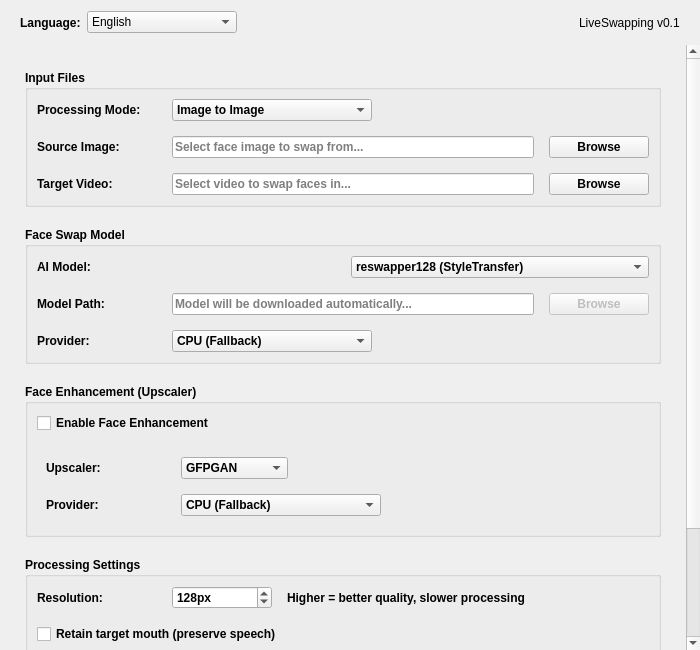
<?xml version="1.0" encoding="UTF-8"?>
<ui version="4.0">
 <class>VideoGUI</class>
 <widget class="QWidget" name="VideoGUI">
  <property name="geometry">
   <rect>
    <x>0</x>
    <y>0</y>
    <width>700</width>
    <height>650</height>
   </rect>
  </property>
  <property name="minimumSize">
   <size>
    <width>700</width>
    <height>650</height>
   </size>
  </property>
  <property name="windowTitle">
   <string>LiveSwapping - Video Processing</string>
  </property>
  <layout class="QVBoxLayout" name="mainLayout">
   <property name="spacing">
    <number>0</number>
   </property>
   <property name="leftMargin">
    <number>0</number>
   </property>
   <property name="topMargin">
    <number>0</number>
   </property>
   <property name="rightMargin">
    <number>0</number>
   </property>
   <property name="bottomMargin">
    <number>0</number>
   </property>
   <item>
    <!-- Language Bar -->
    <widget class="QFrame" name="languageFrame">
     <property name="minimumSize">
      <size>
       <width>0</width>
       <height>45</height>
      </size>
     </property>
     <property name="maximumSize">
      <size>
       <width>16777215</width>
       <height>45</height>
      </size>
     </property>
     <property name="frameShape">
      <enum>QFrame::NoFrame</enum>
     </property>
     <layout class="QHBoxLayout" name="languageLayout">
      <property name="leftMargin">
       <number>20</number>
      </property>
      <property name="topMargin">
       <number>10</number>
      </property>
      <property name="rightMargin">
       <number>20</number>
      </property>
      <property name="bottomMargin">
       <number>10</number>
      </property>
      <item>
       <widget class="QLabel" name="languageLabel">
        <property name="text">
         <string>Language:</string>
        </property>
        <property name="font">
         <font>
          <weight>75</weight>
          <bold>true</bold>
         </font>
        </property>
       </widget>
      </item>
      <item>
       <widget class="QComboBox" name="languageCombo">
        <property name="minimumSize">
         <size>
          <width>150</width>
          <height>0</height>
         </size>
        </property>
        <item>
         <property name="text">
          <string>English</string>
         </property>
        </item>
        <item>
         <property name="text">
          <string>Русский</string>
         </property>
        </item>
       </widget>
      </item>
      <item>
       <spacer name="horizontalSpacer">
        <property name="orientation">
         <enum>Qt::Horizontal</enum>
        </property>
        <property name="sizeHint" stdset="0">
         <size>
          <width>40</width>
          <height>20</height>
         </size>
        </property>
       </spacer>
      </item>
      <item>
       <widget class="QLabel" name="versionLabel">
        <property name="text">
         <string>LiveSwapping v0.1</string>
        </property>
        <property name="font">
         <font>
          <pointsize>9</pointsize>
         </font>
        </property>
       </widget>
      </item>
     </layout>
    </widget>
   </item>
   <item>
    <!-- Main Content -->
    <widget class="QScrollArea" name="scrollArea">
     <property name="frameShape">
      <enum>QFrame::NoFrame</enum>
     </property>
     <property name="widgetResizable">
      <bool>true</bool>
     </property>
     <widget class="QWidget" name="scrollAreaWidgetContents">
      <property name="geometry">
       <rect>
        <x>0</x>
        <y>0</y>
        <width>698</width>
        <height>771</height>
       </rect>
      </property>
      <layout class="QVBoxLayout" name="contentLayout">
       <property name="spacing">
        <number>20</number>
       </property>
       <property name="leftMargin">
        <number>25</number>
       </property>
       <property name="topMargin">
        <number>25</number>
       </property>
       <property name="rightMargin">
        <number>25</number>
       </property>
       <property name="bottomMargin">
        <number>25</number>
       </property>
       <item>
        <!-- Input Files Group -->
        <widget class="QGroupBox" name="filesGroup">
         <property name="title">
          <string>Input Files</string>
         </property>
         <property name="font">
          <font>
           <weight>75</weight>
           <bold>true</bold>
          </font>
         </property>
         <layout class="QVBoxLayout" name="filesLayout">
          <property name="spacing">
           <number>15</number>
          </property>
          <item>
           <!-- Processing Mode Selection -->
           <layout class="QHBoxLayout" name="modeLayout">
            <item>
             <widget class="QLabel" name="modeLabel">
              <property name="minimumSize">
               <size>
                <width>120</width>
                <height>0</height>
               </size>
              </property>
              <property name="text">
               <string>Processing Mode:</string>
              </property>
              <property name="font">
               <font>
                <weight>75</weight>
                <bold>true</bold>
               </font>
              </property>
             </widget>
            </item>
            <item>
             <widget class="QComboBox" name="modeCombo">
              <property name="minimumSize">
               <size>
                <width>200</width>
                <height>0</height>
               </size>
              </property>
              <item>
               <property name="text">
                <string>Image to Image</string>
               </property>
              </item>
              <item>
               <property name="text">
                <string>Image to Video</string>
               </property>
              </item>
             </widget>
            </item>
            <item>
             <spacer name="modeSpacer">
              <property name="orientation">
               <enum>Qt::Horizontal</enum>
              </property>
              <property name="sizeHint" stdset="0">
               <size>
                <width>40</width>
                <height>20</height>
               </size>
              </property>
             </spacer>
            </item>
           </layout>
          </item>
          <item>
           <layout class="QHBoxLayout" name="sourceLayout">
            <item>
             <widget class="QLabel" name="sourceLabel">
              <property name="minimumSize">
               <size>
                <width>120</width>
                <height>0</height>
               </size>
              </property>
              <property name="text">
               <string>Source Image:</string>
              </property>
              <property name="font">
               <font>
                <weight>75</weight>
                <bold>true</bold>
               </font>
              </property>
             </widget>
            </item>
            <item>
             <widget class="QLineEdit" name="sourceEdit">
              <property name="placeholderText">
               <string>Select face image to swap from...</string>
              </property>
             </widget>
            </item>
            <item>
             <widget class="QPushButton" name="sourceBrowseButton">
              <property name="minimumSize">
               <size>
                <width>100</width>
                <height>0</height>
               </size>
              </property>
              <property name="text">
               <string>Browse</string>
              </property>
             </widget>
            </item>
           </layout>
          </item>
          <item>
           <layout class="QHBoxLayout" name="targetLayout">
            <item>
             <widget class="QLabel" name="targetLabel">
              <property name="minimumSize">
               <size>
                <width>120</width>
                <height>0</height>
               </size>
              </property>
              <property name="text">
               <string>Target Video:</string>
              </property>
              <property name="font">
               <font>
                <weight>75</weight>
                <bold>true</bold>
               </font>
              </property>
             </widget>
            </item>
            <item>
             <widget class="QLineEdit" name="targetEdit">
              <property name="placeholderText">
               <string>Select video to swap faces in...</string>
              </property>
             </widget>
            </item>
            <item>
             <widget class="QPushButton" name="targetBrowseButton">
              <property name="minimumSize">
               <size>
                <width>100</width>
                <height>0</height>
               </size>
              </property>
              <property name="text">
               <string>Browse</string>
              </property>
             </widget>
            </item>
           </layout>
          </item>
         </layout>
        </widget>
       </item>
       <item>
        <!-- Face Swap Model Group -->
        <widget class="QGroupBox" name="faceSwapGroup">
         <property name="title">
          <string>Face Swap Model</string>
         </property>
         <property name="font">
          <font>
           <weight>75</weight>
           <bold>true</bold>
          </font>
         </property>
         <layout class="QVBoxLayout" name="faceSwapLayout">
          <property name="spacing">
           <number>15</number>
          </property>
          <item>
           <layout class="QHBoxLayout" name="modelSelectLayout">
            <item>
             <widget class="QLabel" name="modelLabel">
              <property name="minimumSize">
               <size>
                <width>120</width>
                <height>0</height>
               </size>
              </property>
              <property name="text">
               <string>AI Model:</string>
              </property>
              <property name="font">
               <font>
                <weight>75</weight>
                <bold>true</bold>
               </font>
              </property>
             </widget>
            </item>
            <item>
             <widget class="QComboBox" name="modelCombo">
              <item>
               <property name="text">
                <string>reswapper128 (StyleTransfer)</string>
               </property>
              </item>
              <item>
               <property name="text">
                <string>reswapper256 (StyleTransfer)</string>
               </property>
              </item>
              <item>
               <property name="text">
                <string>inswapper128 (InsightFace)</string>
               </property>
              </item>
              <item>
               <property name="text">
                <string>DFM Model (Custom)</string>
               </property>
              </item>
             </widget>
            </item>
           </layout>
          </item>
          <item>
           <layout class="QHBoxLayout" name="modelPathLayout">
            <item>
             <widget class="QLabel" name="modelPathLabel">
              <property name="minimumSize">
               <size>
                <width>120</width>
                <height>0</height>
               </size>
              </property>
              <property name="text">
               <string>Model Path:</string>
              </property>
              <property name="font">
               <font>
                <weight>75</weight>
                <bold>true</bold>
               </font>
              </property>
             </widget>
            </item>
            <item>
             <widget class="QLineEdit" name="modelPathEdit">
              <property name="readOnly">
               <bool>true</bool>
              </property>
              <property name="placeholderText">
               <string>Model will be downloaded automatically...</string>
              </property>
             </widget>
            </item>
            <item>
             <widget class="QPushButton" name="modelBrowseButton">
              <property name="minimumSize">
               <size>
                <width>100</width>
                <height>0</height>
               </size>
              </property>
              <property name="enabled">
               <bool>false</bool>
              </property>
              <property name="text">
               <string>Browse</string>
              </property>
             </widget>
            </item>
           </layout>
          </item>
          <item>
           <!-- Model Provider Layout -->
           <layout class="QHBoxLayout" name="modelProviderLayout">
            <item>
             <widget class="QLabel" name="modelProviderLabel">
              <property name="minimumSize">
               <size>
                <width>120</width>
                <height>0</height>
               </size>
              </property>
              <property name="text">
               <string>Provider:</string>
              </property>
              <property name="font">
               <font>
                <weight>75</weight>
                <bold>true</bold>
               </font>
              </property>
             </widget>
            </item>
            <item>
             <widget class="QComboBox" name="modelProviderCombo">
              <property name="minimumSize">
               <size>
                <width>200</width>
                <height>0</height>
               </size>
              </property>
              <item>
               <property name="text">
                <string>CPU (Fallback)</string>
               </property>
              </item>
              <item>
               <property name="text">
                <string>CUDA (NVIDIA GPU)</string>
               </property>
              </item>
             </widget>
            </item>
            <item>
             <spacer name="modelProviderSpacer">
              <property name="orientation">
               <enum>Qt::Horizontal</enum>
              </property>
              <property name="sizeHint" stdset="0">
               <size>
                <width>40</width>
                <height>20</height>
               </size>
              </property>
             </spacer>
            </item>
           </layout>
          </item>
         </layout>
        </widget>
       </item>
       <item>
        <!-- Upscaler Group -->
        <widget class="QGroupBox" name="upscalerGroup">
         <property name="title">
          <string>Face Enhancement (Upscaler)</string>
         </property>
         <property name="font">
          <font>
           <weight>75</weight>
           <bold>true</bold>
          </font>
         </property>
         <layout class="QVBoxLayout" name="upscalerLayout">
          <property name="spacing">
           <number>15</number>
          </property>
          <item>
           <layout class="QHBoxLayout" name="upscalerEnableLayout">
            <item>
             <widget class="QCheckBox" name="upscalerCheckBox">
              <property name="text">
               <string>Enable Face Enhancement</string>
              </property>
              <property name="font">
               <font>
                <weight>75</weight>
                <bold>true</bold>
               </font>
              </property>
             </widget>
            </item>
            <item>
             <spacer name="upscalerEnableSpacer">
              <property name="orientation">
               <enum>Qt::Horizontal</enum>
              </property>
              <property name="sizeHint" stdset="0">
               <size>
                <width>40</width>
                <height>20</height>
               </size>
              </property>
             </spacer>
            </item>
           </layout>
          </item>
          <item>
           <widget class="QFrame" name="upscalerOptionsFrame">
            <property name="frameShape">
             <enum>QFrame::NoFrame</enum>
            </property>
            <layout class="QVBoxLayout" name="upscalerOptionsLayout">
             <property name="spacing">
              <number>15</number>
             </property>
             <item>
              <layout class="QHBoxLayout" name="upscalerSelectLayout">
               <item>
                <widget class="QLabel" name="upscalerLabel">
                 <property name="minimumSize">
                  <size>
                   <width>120</width>
                   <height>0</height>
                  </size>
                 </property>
                 <property name="text">
                  <string>Upscaler:</string>
                 </property>
                 <property name="font">
                  <font>
                   <weight>75</weight>
                   <bold>true</bold>
                  </font>
                 </property>
                </widget>
               </item>
               <item>
                <widget class="QComboBox" name="upscalerCombo">
                 <item>
                  <property name="text">
                   <string>GFPGAN</string>
                  </property>
                 </item>
                 <item>
                  <property name="text">
                   <string>RealESRGAN</string>
                  </property>
                 </item>
                </widget>
               </item>
               <item>
                <spacer name="upscalerSpacer">
                 <property name="orientation">
                  <enum>Qt::Horizontal</enum>
                 </property>
                 <property name="sizeHint" stdset="0">
                  <size>
                   <width>40</width>
                   <height>20</height>
                  </size>
                 </property>
                </spacer>
               </item>
              </layout>
             </item>
             <item>
              <!-- Upscaler Provider Layout -->
              <layout class="QHBoxLayout" name="upscalerProviderLayout">
               <item>
                <widget class="QLabel" name="upscalerProviderLabel">
                 <property name="minimumSize">
                  <size>
                   <width>120</width>
                   <height>0</height>
                  </size>
                 </property>
                 <property name="text">
                  <string>Provider:</string>
                 </property>
                 <property name="font">
                  <font>
                   <weight>75</weight>
                   <bold>true</bold>
                  </font>
                 </property>
                </widget>
               </item>
               <item>
                <widget class="QComboBox" name="upscalerProviderCombo">
                 <property name="minimumSize">
                  <size>
                   <width>200</width>
                   <height>0</height>
                  </size>
                 </property>
                 <item>
                  <property name="text">
                   <string>CPU (Fallback)</string>
                  </property>
                 </item>
                 <item>
                  <property name="text">
                   <string>CUDA (NVIDIA GPU)</string>
                  </property>
                 </item>
                </widget>
               </item>
               <item>
                <spacer name="upscalerProviderSpacer">
                 <property name="orientation">
                  <enum>Qt::Horizontal</enum>
                 </property>
                 <property name="sizeHint" stdset="0">
                  <size>
                   <width>40</width>
                   <height>20</height>
                  </size>
                 </property>
                </spacer>
               </item>
              </layout>
             </item>
            </layout>
                       </widget>
           </item>
         </layout>
        </widget>
       </item>
       <item>
        <!-- Processing Settings Group -->
        <widget class="QGroupBox" name="settingsGroup">
         <property name="title">
          <string>Processing Settings</string>
         </property>
         <property name="font">
          <font>
           <weight>75</weight>
           <bold>true</bold>
          </font>
         </property>
         <layout class="QVBoxLayout" name="settingsLayout">
          <property name="spacing">
           <number>15</number>
          </property>
          <item>
           <layout class="QHBoxLayout" name="resolutionLayout">
            <item>
             <widget class="QLabel" name="resolutionLabel">
              <property name="minimumSize">
               <size>
                <width>120</width>
                <height>0</height>
               </size>
              </property>
              <property name="text">
               <string>Resolution:</string>
              </property>
              <property name="font">
               <font>
                <weight>75</weight>
                <bold>true</bold>
               </font>
              </property>
             </widget>
            </item>
            <item>
             <widget class="QSpinBox" name="resolutionSpinBox">
              <property name="minimumSize">
               <size>
                <width>100</width>
                <height>0</height>
               </size>
              </property>
              <property name="suffix">
               <string>px</string>
              </property>
              <property name="minimum">
               <number>64</number>
              </property>
              <property name="maximum">
               <number>512</number>
              </property>
              <property name="value">
               <number>128</number>
              </property>
             </widget>
            </item>
            <item>
             <widget class="QLabel" name="resolutionInfoLabel">
              <property name="text">
               <string>Higher = better quality, slower processing</string>
              </property>
              <property name="font">
               <font>
                <pointsize>9</pointsize>
               </font>
              </property>
             </widget>
            </item>
            <item>
             <spacer name="resolutionSpacer">
              <property name="orientation">
               <enum>Qt::Horizontal</enum>
              </property>
              <property name="sizeHint" stdset="0">
               <size>
                <width>40</width>
                <height>20</height>
               </size>
              </property>
             </spacer>
            </item>
           </layout>
          </item>
          <item>
           <layout class="QHBoxLayout" name="optionsLayout">
            <item>
             <widget class="QCheckBox" name="mouthCheckBox">
              <property name="text">
               <string>Retain target mouth (preserve speech)</string>
              </property>
              <property name="font">
               <font>
                <weight>75</weight>
                <bold>true</bold>
               </font>
              </property>
             </widget>
            </item>
            <item>
             <spacer name="optionsSpacer">
              <property name="orientation">
               <enum>Qt::Horizontal</enum>
              </property>
              <property name="sizeHint" stdset="0">
               <size>
                <width>40</width>
                <height>20</height>
               </size>
              </property>
             </spacer>
            </item>
           </layout>
          </item>
         </layout>
        </widget>
       </item>
       <item>
        <!-- Control Buttons -->
        <layout class="QHBoxLayout" name="controlsLayout">
         <property name="spacing">
          <number>15</number>
         </property>
         <item>
          <spacer name="controlsLeftSpacer">
           <property name="orientation">
            <enum>Qt::Horizontal</enum>
           </property>
           <property name="sizeHint" stdset="0">
            <size>
             <width>40</width>
             <height>20</height>
            </size>
           </property>
          </spacer>
         </item>
         <item>
          <widget class="QPushButton" name="startButton">
           <property name="minimumSize">
            <size>
             <width>200</width>
             <height>45</height>
            </size>
           </property>
           <property name="text">
            <string>Start Processing</string>
           </property>
           <property name="font">
            <font>
             <pointsize>12</pointsize>
             <weight>75</weight>
             <bold>true</bold>
            </font>
           </property>
          </widget>
         </item>
         <item>
          <widget class="QPushButton" name="stopButton">
           <property name="minimumSize">
            <size>
             <width>100</width>
             <height>45</height>
            </size>
           </property>
           <property name="enabled">
            <bool>false</bool>
           </property>
           <property name="text">
            <string>Stop</string>
           </property>
           <property name="font">
            <font>
             <pointsize>12</pointsize>
             <weight>75</weight>
             <bold>true</bold>
            </font>
           </property>
          </widget>
         </item>
         <item>
          <spacer name="controlsRightSpacer">
           <property name="orientation">
            <enum>Qt::Horizontal</enum>
           </property>
           <property name="sizeHint" stdset="0">
            <size>
             <width>40</width>
             <height>20</height>
            </size>
           </property>
          </spacer>
         </item>
        </layout>
       </item>
       <item>
        <!-- Progress Bar -->
        <widget class="QProgressBar" name="progressBar">
         <property name="visible">
          <bool>false</bool>
         </property>
         <property name="value">
          <number>0</number>
         </property>
         <property name="textVisible">
          <bool>true</bool>
         </property>
        </widget>
       </item>
      </layout>
     </widget>
    </widget>
   </item>
  </layout>
 </widget>
 <resources/>
 <connections/>
</ui> 
